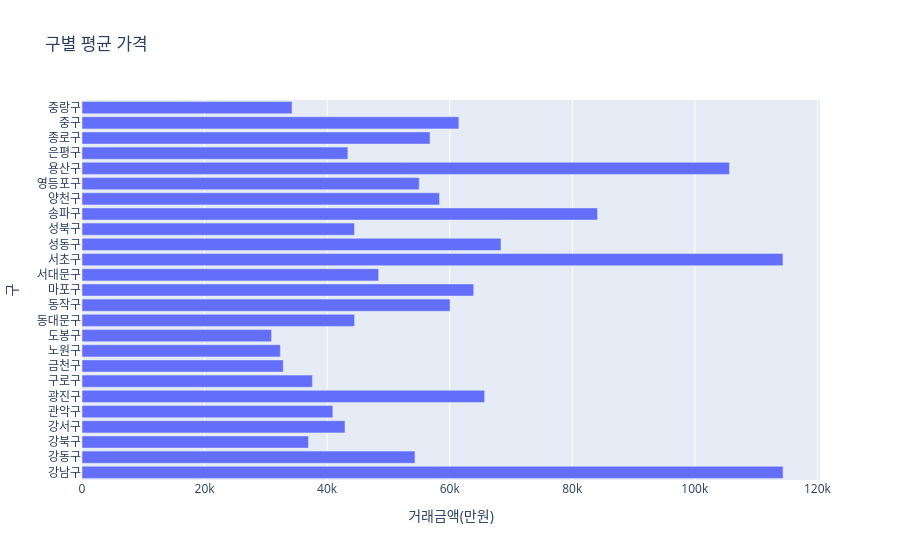

Notebook source saved alongside this figure:
### Code cell
district_avg = apt.groupby("구")["거래금액(만원)"].mean().reset_index()

fig = px.bar(
    district_avg,
    x="거래금액(만원)",
    y="구",
    orientation="h",
    title="구별 평균 가격"
)

fig.show()

### Figure 1 — Plotly figure (JSON) as saved in the notebook; plotly's stock layout.template omitted (floating-point values rounded to 4 significant figures)
{"data": [{"hovertemplate": "거래금액(만원)=%{x}<br>구=%{y}<extra></extra>", "legendgroup": "", "marker": {"color": "#636efa", "pattern": {"shape": ""}}, "name": "", "orientation": "h", "showlegend": false, "textposition": "auto", "type": "bar", "x": [114400.0, 54340.0, 36950.0, 42920.0, 40930.0, 65700.0, 37600.0, 32840.0, 32370.0, 30930.0, 44490.0, 60060.0, 63920.0, 48410.0, 114400.0, 68370.0, 44470.0, 84120.0, 58340.0, 55030.0, 105700.0, 43380.0, 56790.0, 61500.0, 34270.0], "xaxis": "x", "y": ["강남구", "강동구", "강북구", "강서구", "관악구", "광진구", "구로구", "금천구", "노원구", "도봉구", "동대문구", "동작구", "마포구", "서대문구", "서초구", "성동구", "성북구", "송파구", "양천구", "영등포구", "용산구", "은평구", "종로구", "중구", "중랑구"], "yaxis": "y"}], "layout": {"barmode": "relative", "legend": {"tracegroupgap": 0}, "title": {"text": "구별 평균 가격"}, "xaxis": {"anchor": "y", "domain": [0, 1], "title": {"text": "거래금액(만원)"}}, "yaxis": {"anchor": "x", "domain": [0, 1], "title": {"text": "구"}}}}
